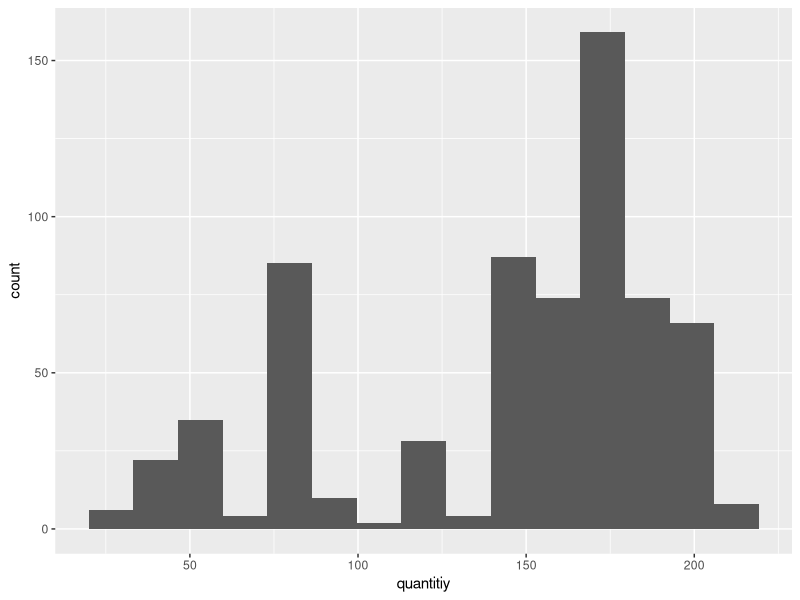

Here is the R script that generated this plot:
library(lme4)
#library(aomisc)
library(data.table)
library(tidyverse)
library(scales)
setwd("/Users/supad/OneDrive/Documents/Bergland Research/R_data_objects/Sep_2023_objects/")
#load in the data from the DGRPPool- we downloaded their phenotype data in fall of 2023
pdata = fread("all_phenotype_mean_data.tsv", header = T)

phenotypes = fread("phenotypes.tsv")



#we want to filter out phenotypes that are purely genomic features, or wolbachia, or have less then 75 lines.
#first lets remove traits we don't want. 

#we want to refine phenotypes firt
#start with only using fully integrated data
intdt = phenotypes[study_status == "integrated"]
#now we want to append the sex of each row to create sex-specific phenotypes
intdt = intdt %>% 
  select(c(phenotype_id, phenotype_name, nber_sex_female, nber_sex_male, nber_sex_na,study_id))
#use a melt to create rows for each sex
meltdt = melt(intdt, id.vars = c("phenotype_id", "phenotype_name", "study_id"), variable.name = "sex", value.name = "quantitiy" )
#for visual sake order by phenotype
meltdt = meltdt %>% 
  arrange(phenotype_id)
#filter out rows with no individuals, then create a new column with a pasted name
meltdt = meltdt %>% 
  filter(quantitiy > 0) %>% 
  mutate(phenotype.sex = case_when(sex == "nber_sex_female"~paste0(phenotype_id, "_F"),
                                   sex == "nber_sex_male"~ paste0(phenotype_id, "_M"),
                                   T ~ paste0(phenotype_id, "_NA") ) 
  ) %>% 
  mutate(fullpheno = case_when(sex == "nber_sex_female"~paste0(phenotype_name, "_F"),
                               sex == "nber_sex_male"~ paste0(phenotype_name, "_M"),
                               T ~ paste0(phenotype_name, "_NA") )     
  )


#lets check the distributions of samples use for each trait
ggplot(meltdt, aes(quantitiy)) + geom_histogram(bins = 15)
#very weird- most data is 125 or more, and then a big peak at 75. a definite tail sub 75, lets see how many
x = (meltdt[quantitiy < 75])
#67,, about 1/10 of the traits are sub 75. 

fullphenos = meltdt$fullpheno
wolb = fullphenos[grepl("olbachi", fullphenos) == T ]
cutices = fullphenos[grepl("Cuticul", fullphenos) == T]
variants = fullphenos[grepl("Variants", fullphenos) == T]
inversions = fullphenos[grepl("nversion", fullphenos) == T]
Vein = fullphenos[grepl("Vein", fullphenos) == T ]
vein = fullphenos[grepl("vein", fullphenos) == T ]
reads = fullphenos[grepl("reads", fullphenos) == T ]
Reads = fullphenos[grepl("Reads", fullphenos) == T ]
bp = fullphenos[grepl("Number_bp", fullphenos) == T ]
pelem = fullphenos[grepl("PElem", fullphenos) == T ]
genome = fullphenos[grepl("GenomeSize", fullphenos) == T ]
trans.elements = fullphenos[grepl("TEs", fullphenos) == T ]
binary = fullphenos[(fullphenos %in% c("Microbiota_OTU035_M", "Microbiota_OTU026_M")) ]
#bind names we want to remove
remove = c(cutices[-c(1:2)],wolb, variants, inversions, Vein, vein, "mn_Lifespan_F", reads,Reads,bp,genome,trans.elements, pelem, binary)#keeping 2 from cuticles, 155 total ro remove
#which phenotypes are left?
keep = subset(fullphenos, !(fullphenos %in% remove))
keepmelt = meltdt[fullphenos %in% keep]
#redo histogram
#filter to only include studies with atleast 75 samples
keepmelt = keepmelt[quantitiy >= 75]

#create long form of line averages
linemelt = melt(pdata, id.vars = c('DGRP'), variable.name = "phenotype.sex", value.name = "pheno.mean")
#filter to only include traits passing quality control
mergedata = merge(linemelt, keepmelt[,c(2,6)], by = "phenotype.sex")

#save long form phenotype data
saveRDS(mergedata, "sepphenolongform")
#note, this script reflects our final, most conservative quality control. Originally we included additional phenotypes-- scripts will use the "keeptraits" file to ensure the traits included in each final output are uniform with final quality control.
